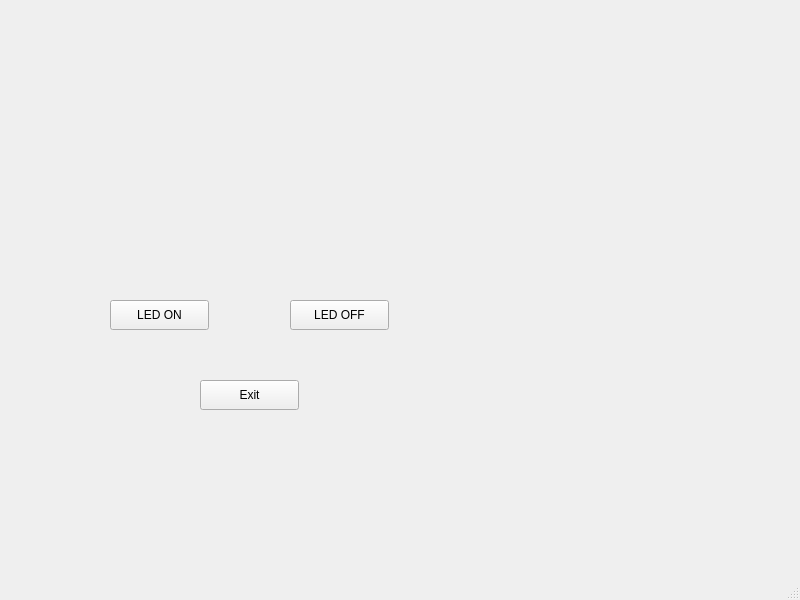
<?xml version="1.0" encoding="UTF-8"?>
<ui version="4.0">
 <class>MainWindow</class>
 <widget class="QMainWindow" name="MainWindow">
  <property name="geometry">
   <rect>
    <x>0</x>
    <y>0</y>
    <width>800</width>
    <height>600</height>
   </rect>
  </property>
  <property name="windowTitle">
   <string>MainWindow</string>
  </property>
  <widget class="QWidget" name="centralwidget">
   <widget class="QPushButton" name="btn_1">
    <property name="geometry">
     <rect>
      <x>110</x>
      <y>300</y>
      <width>99</width>
      <height>30</height>
     </rect>
    </property>
    <property name="text">
     <string>LED ON</string>
    </property>
   </widget>
   <widget class="QPushButton" name="btn_2">
    <property name="geometry">
     <rect>
      <x>290</x>
      <y>300</y>
      <width>99</width>
      <height>30</height>
     </rect>
    </property>
    <property name="text">
     <string>LED OFF</string>
    </property>
   </widget>
   <widget class="QPushButton" name="btnexit">
    <property name="geometry">
     <rect>
      <x>200</x>
      <y>380</y>
      <width>99</width>
      <height>30</height>
     </rect>
    </property>
    <property name="text">
     <string>Exit</string>
    </property>
   </widget>
  </widget>
  <widget class="QMenuBar" name="menubar">
   <property name="geometry">
    <rect>
     <x>0</x>
     <y>0</y>
     <width>800</width>
     <height>28</height>
    </rect>
   </property>
  </widget>
  <widget class="QStatusBar" name="statusbar"/>
 </widget>
 <resources/>
 <connections>
  <connection>
   <sender>btnexit</sender>
   <signal>clicked()</signal>
   <receiver>MainWindow</receiver>
   <slot>slot1()</slot>
   <hints>
    <hint type="sourcelabel">
     <x>260</x>
     <y>428</y>
    </hint>
    <hint type="destinationlabel">
     <x>258</x>
     <y>463</y>
    </hint>
   </hints>
  </connection>
 </connections>
 <slots>
  <slot>btn1_1()</slot>
  <slot>btn2_1()</slot>
  <slot>slot1()</slot>
 </slots>
</ui>
